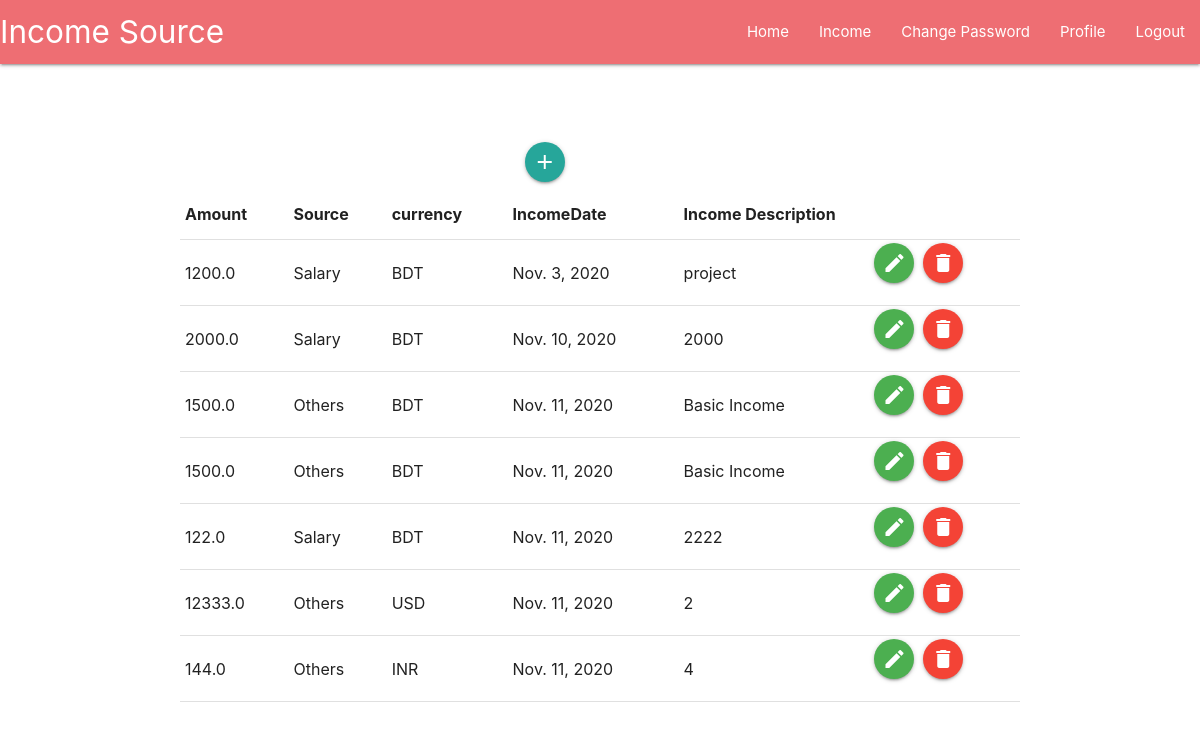
Page /Income/ (signed in) on the committed database.
### Income/models.py (models this page shows, shortened)
class Income(models.Model):
    Currency_CHOICES = (
        ('BDT', 'BDT'),
        ('INR', 'INR'),
        ('USD', 'USD'),
    )
    Source_CHOICES = (
        ('Salary', 'Salary'),
        ('Business', 'Business'),
        ('Others', 'Others'),
    )
    username = models.ForeignKey(User,on_delete=models.CASCADE)
    amount = models.FloatField()
    description = models.TextField(blank=True,null=True)
    Source = models.CharField(max_length=30,choices=Source_CHOICES)
    currency = models.CharField(max_length=30, choices=Currency_CHOICES)
    IncomeDate = models.DateField(auto_now_add=True)

### Income/views.py (the view)
# urls.py: path('Income/',views.IncomeView.as_view(),name='Income'),
class IncomeView(ListView):
    model = Income
    template_name = 'Income/IncomeList.html'
    context_object_name = 'Incomes'

### Income/templates/Income/IncomeList.html
{% extends 'SuperAdminNavbar.html' %}
{% load crispy_forms_tags %}
{% load materializecss %}
{% load static %}
{% block content %}
<br>
<br>
<br>
<br>
  <div class="row">
    <div class="col s12 m6">
      <div class="card">
        <div class="card-image">
          <a href="{% url 'IncomeCreate' %}" class="btn-floating halfway-fab waves-effect waves-light success"><i class="material-icons">add</i></a>
        </div>
      </div>
    </div>
  </div>
<table>
        <thead>
          <tr>
              <th>Amount</th>
              <th>Source</th>
              <th>currency</th>
              <th>IncomeDate</th>
              <th>Income Description</th>
              <th></th>
              <th></th>
          </tr>
        </thead>
        <tbody>
        {% for income in Incomes %}
            {% if income.username == user %}
              <tr>
                <td>{{ income.amount}}</td>
                <td>{{ income.Source}}</td>
                <td>{{ income.currency}}</td>
                <td>{{ income.IncomeDate}}</td>
                <td>{{ income.description}}</td>
                <td>
                  <div class="row">
                    <div class="col s12 m6">
                      <div class="card">
                        <div class="card-image">
                          <a href="{% url 'IncomeUpdate' income.id %}" class="btn-floating halfway-fab waves-effect waves-light green"><i class="material-icons">edit</i></a>
                        </div>
                      </div>
                    </div>
                  </div>
                </td><td>
                  <div class="row">
                    <div class="col s12 m6">
                      <div class="card">
                        <div class="card-image">
                          <a href="{% url 'IncomeDelete' income.id %}" class="btn-floating halfway-fab waves-effect waves-light red"><i class="material-icons">delete</i></a>
                        </div>
                      </div>
                    </div>
                  </div>
                </td>
              </tr>
            {% endif %}
        {% endfor %}
        </tbody>
      </table>
{% endblock %}

### rows in the picture
Income: amount "1200.0", Source "Salary", currency "BDT", IncomeDate "Nov. 3, 2020", description "project"
Income: amount "2000.0", Source "Salary", currency "BDT", IncomeDate "Nov. 10, 2020", description "2000"
Income: amount "1500.0", Source "Others", currency "BDT", IncomeDate "Nov. 11, 2020", description "Basic Income"
Income: amount "1500.0", Source "Others", currency "BDT", IncomeDate "Nov. 11, 2020", description "Basic Income"
Income: amount "122.0", Source "Salary", currency "BDT", IncomeDate "Nov. 11, 2020", description "2222"
Income: amount "12333.0", Source "Others", currency "USD", IncomeDate "Nov. 11, 2020", description "2"
Income: amount "144.0", Source "Others", currency "INR", IncomeDate "Nov. 11, 2020", description "4"
